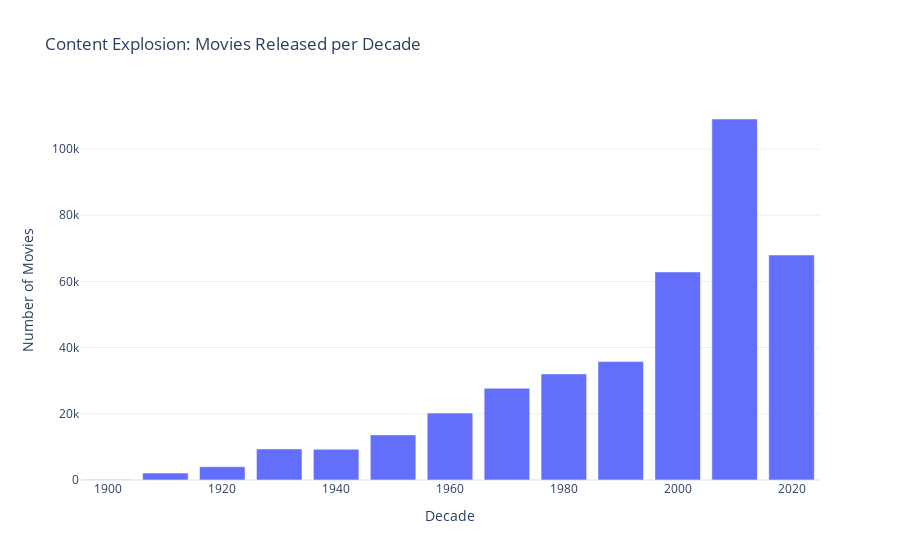

Here is the notebook cell this chart was saved with:
### Code cell
# ---
# Cell 4: Titles Released per Decade
count_by_decade = movies.groupby("decade").size().reset_index(name="count")

fig = px.bar(count_by_decade, 
             x="decade", 
             y="count", 
             title="Content Explosion: Movies Released per Decade",
             labels={"decade": "Decade", "count": "Number of Movies"})
fig.show()

### Figure 1 — Plotly figure (JSON) as saved in the notebook; plotly's stock layout.template omitted (floating-point values rounded to 4 significant figures)
{"data": [{"hovertemplate": "Decade=%{x}<br>Number of Movies=%{y}<extra></extra>", "legendgroup": "", "marker": {"color": "#636efa", "pattern": {"shape": ""}}, "name": "", "orientation": "v", "showlegend": false, "textposition": "auto", "type": "bar", "x": [1900, 1910, 1920, 1930, 1940, 1950, 1960, 1970, 1980, 1990, 2000, 2010, 2020], "xaxis": "x", "y": [164, 2112, 4024, 9385, 9284, 13631, 20205, 27716, 32045, 35769, 62853, 109054, 67963], "yaxis": "y"}], "layout": {"barmode": "relative", "legend": {"tracegroupgap": 0}, "title": {"text": "Content Explosion: Movies Released per Decade"}, "xaxis": {"anchor": "y", "domain": [0, 1], "title": {"text": "Decade"}}, "yaxis": {"anchor": "x", "domain": [0, 1], "title": {"text": "Number of Movies"}}}}
